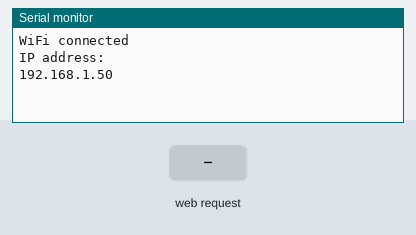
The sketch below on a simulated Arduino MKR. On the bench: the last lines printed to the serial monitor. The test bench sets the inputs (shaded band). WiFi joins after 1.5 s; servers stay silent unless stated.

Above: at 2.7 s.
2.8 s: HTTP request GET /on received
At 3.6 s:
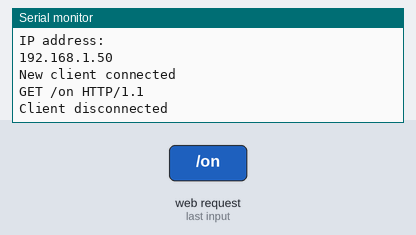
4.3 s: HTTP request GET /off received
At 4.8 s:
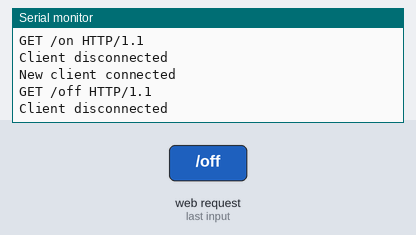

The sketch:

Work3.ino
```cpp
#include <WiFiNINA.h>

char ss1id[] = "YourWiFiNetwork";      // Replace with your network name (SSID)
char pas1sword[] = "YourWiFiPassword";  // Replace with your network password

char ssid[] = "netwoq";        // your network SSID (name)
char password[] = "netwoqpass";

WiFiServer server(80);  // Set the port for the server

bool state = false;  // Initial state is off

void setup() {
  Serial.begin(9600);

  // Connect to Wi-Fi network
  while (WiFi.begin(ssid, password) != WL_CONNECTED) {
    delay(1000);
    Serial.println("Connecting to WiFi...");
  }

  Serial.println("");
  Serial.println("WiFi connected");
  Serial.println("IP address: ");
  Serial.println(WiFi.localIP());

  server.begin();  // Start the server
}

void loop() {
  WiFiClient client = server.available();  // Check for incoming client connections

  if (client) {  // If a client is connected
    Serial.println("New client connected");

    String request = client.readStringUntil('\r');  // Read the request from the client
    Serial.println(request);

    // Handle different request paths
    if (request.indexOf("/on") != -1) {
      state = true;
    } else if (request.indexOf("/off") != -1) {
      state = false;
    }

    // Send a response to the client
    client.println("HTTP/1.1 200 OK");
    client.println("Content-Type: text/html");
    client.println("");
    client.println("<html><body>");
    client.println("<h1>Arduino WiFi Server</h1>");

    // Display current state
    client.print("Current state: ");
    client.println(state ? "ON" : "OFF");

    // Display buttons to change state
    client.println("<br/><a href=\"/on\"><button>Switch ON</button></a>");
    client.println("<a href=\"/off\"><button>Switch OFF</button></a>");

    client.println("</body></html>");

    delay(100);
    client.stop();  // Close the connection
    Serial.println("Client disconnected");
  }
}
```

Measured:
- after the input at 2.8 s, the serial monitor: prints a new line at once (image 1)
- after the input at 4.3 s, the serial monitor: prints a new line at once (image 2)
